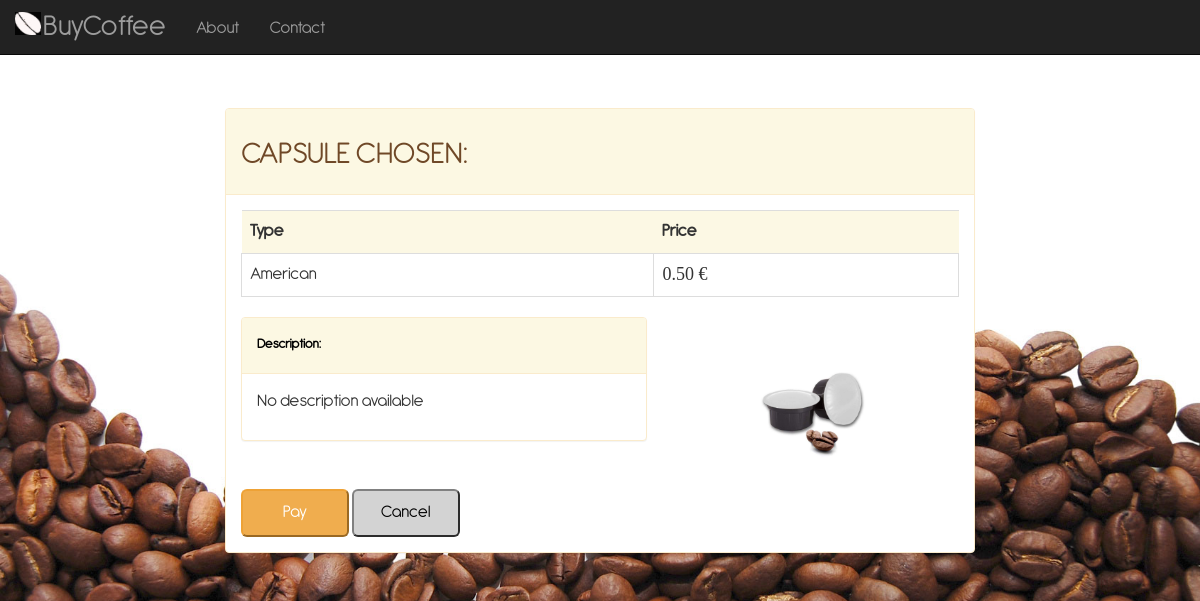
The page /coffee/American/payment/ on the database its author committed.
### coffee/models.py (models this page shows, shortened)
class CoffeeCapsule(models.Model):
    AMERICAN = 'American'
    ARABIC = 'Arabic'
    COFFEE_CHOICES = (
        (AMERICAN, 'American'),
        (ARABIC, 'Arabic'),
    )
    coffeeType = models.CharField('Type', choices=COFFEE_CHOICES, max_length=25)
    additionDate = models.DateTimeField('addition date', default=timezone.now)
    expirationDate = models.DateTimeField('expiration date')
    coffeeDescription = models.TextField('Description', max_length=200, help_text="Insert a brief product description")
    coffeePrice = models.DecimalField('Price', max_digits=4, decimal_places=2, default=0.50)
    coffeeQuantity = models.PositiveSmallIntegerField('Quantity', default=1, editable=True)
    coffeeImage = models.ImageField(blank=True, null=True)
    def __str__(self):
        return str(self.coffeeType)

### coffee/views.py (the view)
# urls.py: path('<str:coffeeType>/payment/', views.payment, name='payment'),
def payment(request, coffeeType):
    capsules = CoffeeCapsule.objects.filter(coffeeType=coffeeType).order_by('additionDate')
    return render(request, 'coffee/payment.html', {'capsule': capsules[0]})

### coffee/templates/coffee/payment.html (shortened to what this page needs)
<!DOCTYPE html>
<html lang="en">
<head>
    {% load static %}
    <link href="{% static '/coffee/css/bootstrap.min.css' %}" rel="stylesheet" type="text/css">
    <link href="{% static '/coffee/css/custom.css' %}" rel="stylesheet">
</head>
<body>
<nav class="navbar navbar-inverse navbar-fixed-top" role="navigation">
        <div class="container">
            <div class="navbar-header">
                <a class="navbar-brand" href="{% url 'index' %}">
                    BuyCoffee
                </a>
            </div>
            <div class="collapse navbar-collapse" id="bs-example-navbar-collapse-1">
                <ul class="nav navbar-nav">
                    <li>
                        <a href="{% url 'about' %}">About</a>
                    </li>
                    <li>
                        <a href="{% url 'contact' %}">Contact</a>
                    </li>
                </ul>
            </div>
        </div>
    </nav>
<form action="{% url 'loginPage' capsule.coffeeType %}" method="post">
    <div class="container-fluid">
        <div class="panel panel-warning">
            <div class="panel-heading">
                <h1>CAPSULE CHOSEN: </h1>
            </div>
            <div id="panel-index-body" class="panel-body">
                <table class="table">
                    <tr class="table-warning">
                        <td class="table-warning"><b>Type</b></td>
                        <td class="table-warning"><b>Price</b></td>
                    </tr>
                    <tr>
                        <td class="table-bordered">{{ capsule }}</td>
                        <td id="paymentPriceId" class="table-bordered">{{ capsule.coffeePrice }} €</td>
                    </tr>
                </table>
                <div class="row">
                    <div class="col-lg-7">
                        <div class="panel panel-warning">
                            <div class="panel-heading"><h5><b><font color="black">Description: </font></b></h5></div>
                            <div class="panel-body"><p>{{ capsule.coffeeDescription }}</p></div>
                        </div>
                    </div>
                    <div class="col-lg-3">
                        {% if capsule.coffeeImage != None %}
                            <img id="image" src="{{ capsule.coffeeImage.url }}">
                        {% endif %}
                    </div>
                </div>
                <input type="submit" class="btn-warning btn-lg" name="coffeeType" value="Pay">
                <a class="nounderline" href="{% url 'index' %}">
                    <button type="button" class="btn-secondary btn-lg">
                            Cancel
                    </button>
                </a>
            </div>
        </div>
    </div>
</form>
</body>
</html>

### coffee/static/coffee/css/custom.css (style rules this page uses)
h1 { text-align: left; font-family: Antipasto, Times, Serif; font-size: 32px; color: #6F4827; }
.nounderline { text-decoration-color: white; text-decoration: none !important; text-line-through-color: white; color: #6F4827; }
@media only screen and (min-width: 800px) { .container-fluid { max-width: 65%; margin-left: auto; margin-right: auto; padding-top: 6em; } }
@media only screen and (min-width: 800px) { .navbar-brand { font-size: 170%; padding: 18px 15px 0 28px; background-image: url(../image/download.png); background-repeat: no-repeat; background-size: 26px 23px; background-position: 0 12px; margin-left: 25%; } }
@media only screen and (min-width: 800px) { body { text-align: left; background-size: cover; background-repeat: no-repeat; font-family: Antipasto, Times, Serif; font-size: large; background-image: url("../image/background_desktop.jpg"); } }
.table { padding-top: 1em; border-color: transparent; text-line-through-color: transparent; }
.table-warning { background-color: #fcf8e4; border-color: transparent; }
.btn-warning { min-width: 6em; }
.btn-secondary { background-color: lightgray; color: black; border-color: grey; min-width: 6em; }
.table-bordered { background-color: white; }
.panel-body { background-color: transparent; }
#paymentPriceId { font-family: Times; }
.navbar-nav { padding-top: 4px; }
#image { width: 110%; margin-left: 3em; }

### rows shown on the page
CoffeeCapsule: coffeeType "American", coffeePrice "0.50", coffeeDescription "No description available", coffeeImage (picture)
